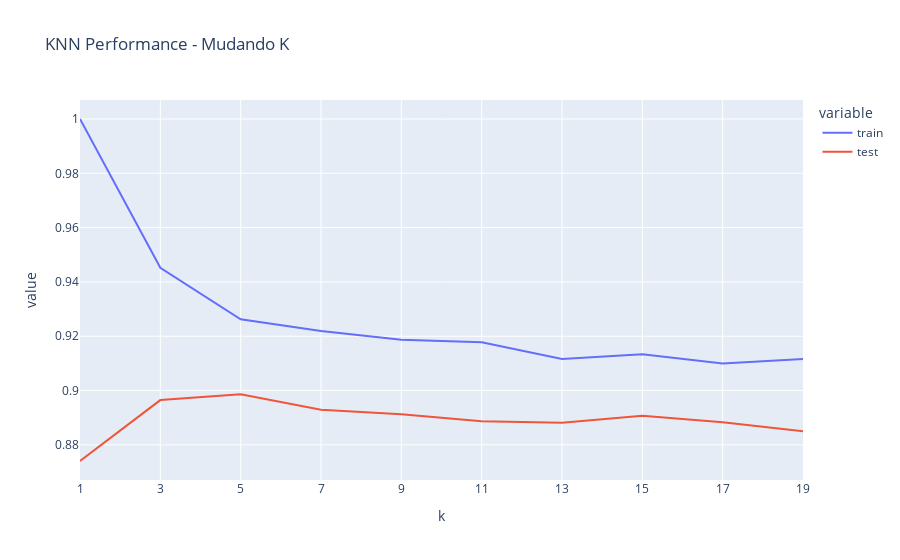

The notebook cell this image was saved under:
### Code cell
# Mostrar Plot com Scores
xaxis = x = [i for i in range(1, 20, 2)]
fig = px.line(df_results, x='k', y=['train', 'test'], title='KNN Performance - Mudando K')
fig.update_xaxes(tickvals=xaxis, ticktext=[str(i) for i in x])
fig.show()

### Figure 1 — Plotly figure (JSON) as saved in the notebook; plotly's stock layout.template omitted (floating-point values rounded to 4 significant figures)
{"data": [{"hovertemplate": "variable=train<br>k=%{x}<br>value=%{y}<extra></extra>", "legendgroup": "train", "line": {"color": "#636efa", "dash": "solid"}, "marker": {"symbol": "circle"}, "mode": "lines", "name": "train", "orientation": "v", "showlegend": true, "type": "scatter", "x": [1, 3, 5, 7, 9, 11, 13, 15, 17, 19], "xaxis": "x", "y": [1, 0.9452, 0.9262, 0.9219, 0.9187, 0.9178, 0.9116, 0.9134, 0.9099, 0.9116], "yaxis": "y"}, {"hovertemplate": "variable=test<br>k=%{x}<br>value=%{y}<extra></extra>", "legendgroup": "test", "line": {"color": "#EF553B", "dash": "solid"}, "marker": {"symbol": "circle"}, "mode": "lines", "name": "test", "orientation": "v", "showlegend": true, "type": "scatter", "x": [1, 3, 5, 7, 9, 11, 13, 15, 17, 19], "xaxis": "x", "y": [0.8741, 0.8965, 0.8986, 0.8929, 0.8913, 0.8887, 0.8881, 0.8907, 0.8883, 0.885], "yaxis": "y"}], "layout": {"legend": {"title": {"text": "variable"}, "tracegroupgap": 0}, "title": {"text": "KNN Performance - Mudando K"}, "xaxis": {"anchor": "y", "domain": [0, 1], "ticktext": ["1", "3", "5", "7", "9", "11", "13", "15", "17", "19"], "tickvals": [1, 3, 5, 7, 9, 11, 13, 15, 17, 19], "title": {"text": "k"}}, "yaxis": {"anchor": "x", "domain": [0, 1], "title": {"text": "value"}}}}
